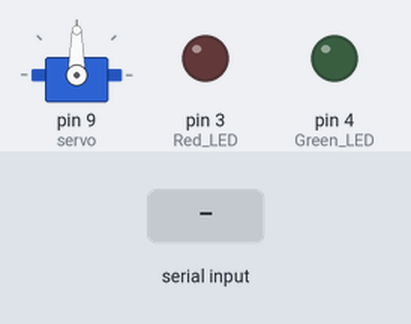
Recording of a sketch running on a simulated Arduino Uno, built with avr-gcc and run on an emulated ATmega328P. Parts: servo, output pins drawn as LEDs (lit = HIGH). Inputs (shaded band) come from the test bench.

Above: at 1.2 s.
1.3 s: "A" received over Serial
At 2.0 s:
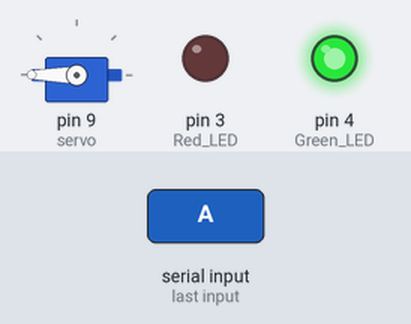
2.8 s: "D" received over Serial
At 3.1 s:
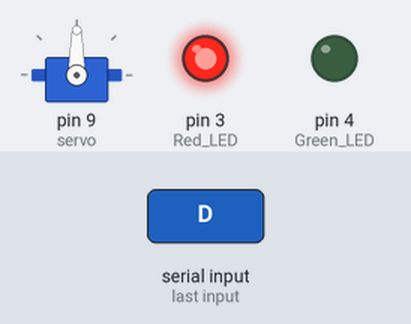
Timing chart, 0 to 5.8 s (numbered marks = the images above; inputs shaded):
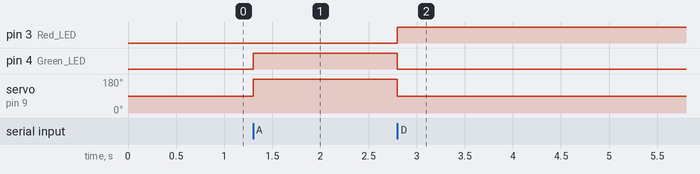

The sketch:

W3T21.ino
```cpp
#include <Servo.h>
Servo servo;
int servoPosition = 90;
void setup() {
servo.attach(9);
servo.write(servoPosition);
pinMode(4, OUTPUT); // Green LED
pinMode(3, OUTPUT); // Red LED
Serial.begin(9600);
}
void loop() {
if (Serial.available() > 0) {
char command = Serial.read();
if (command == 'A') {
servo.write(180); // Unlock
digitalWrite(4, HIGH);
digitalWrite(3, LOW);
} else if (command == 'D') {
servo.write(90); // Lock
digitalWrite(4, LOW);
digitalWrite(3, HIGH);
}
}
}
```

Measured:
- after the input at 1.3 s, pin 4 (Green_LED): LOW → HIGH at once; servo on pin 9 (servo): 90° → 180° at once
- after the input at 2.8 s, pin 3 (Red_LED): LOW → HIGH at once; pin 4 (Green_LED): HIGH → LOW at once; servo on pin 9 (servo): 180° → 90° at once
